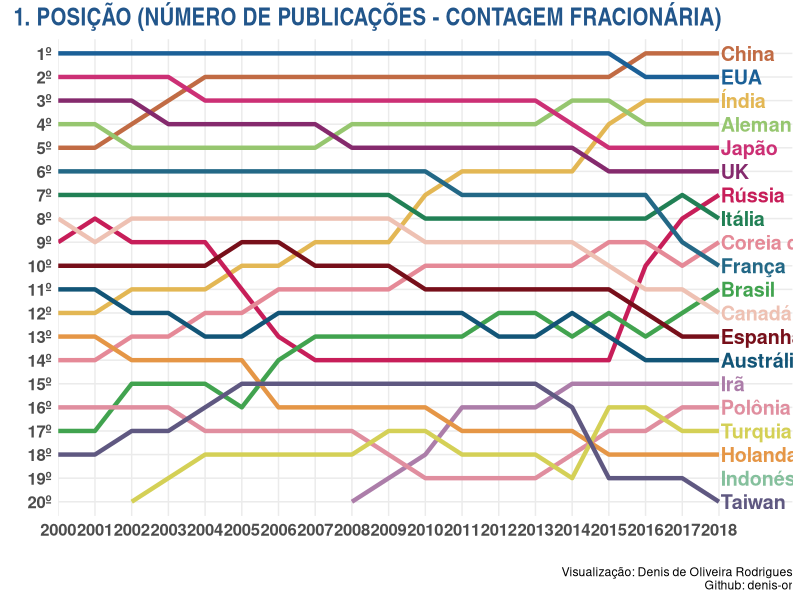

This chart was generated by the following R code:
library(tibble)
library(ggplot2)
library(dplyr)
library(magrittr)

df <- tibble(País = c("Alemanha","Alemanha",
                      "Alemanha","Alemanha","Alemanha","Alemanha","Alemanha",
                      "Alemanha","Alemanha","Alemanha","Alemanha","Alemanha",
                      "Alemanha","Alemanha","Alemanha","Alemanha","Alemanha",
                      "Alemanha","Alemanha","Austrália","Austrália",
                      "Austrália","Austrália","Austrália","Austrália",
                      "Austrália","Austrália","Austrália","Austrália","Austrália",
                      "Austrália","Austrália","Austrália","Austrália",
                      "Austrália","Austrália","Austrália","Austrália","Brasil",
                      "Brasil","Brasil","Brasil","Brasil","Brasil","Brasil",
                      "Brasil","Brasil","Brasil","Brasil","Brasil",
                      "Brasil","Brasil","Brasil","Brasil","Brasil","Brasil",
                      "Brasil","Canadá","Canadá","Canadá","Canadá","Canadá",
                      "Canadá","Canadá","Canadá","Canadá","Canadá",
                      "Canadá","Canadá","Canadá","Canadá","Canadá","Canadá",
                      "Canadá","Canadá","Canadá","China","China","China",
                      "China","China","China","China","China","China","China",
                      "China","China","China","China","China","China",
                      "China","China","China","Coreia do Sul",
                      "Coreia do Sul","Coreia do Sul","Coreia do Sul","Coreia do Sul",
                      "Coreia do Sul","Coreia do Sul","Coreia do Sul",
                      "Coreia do Sul","Coreia do Sul","Coreia do Sul","Coreia do Sul",
                      "Coreia do Sul","Coreia do Sul","Coreia do Sul",
                      "Coreia do Sul","Coreia do Sul","Coreia do Sul",
                      "Coreia do Sul","Espanha","Espanha","Espanha","Espanha",
                      "Espanha","Espanha","Espanha","Espanha","Espanha",
                      "Espanha","Espanha","Espanha","Espanha","Espanha","Espanha",
                      "Espanha","Espanha","Espanha","Espanha","EUA","EUA",
                      "EUA","EUA","EUA","EUA","EUA","EUA","EUA","EUA",
                      "EUA","EUA","EUA","EUA","EUA","EUA","EUA","EUA",
                      "EUA","França","França","França","França","França",
                      "França","França","França","França","França",
                      "França","França","França","França","França","França",
                      "França","França","França","Holanda","Holanda","Holanda",
                      "Holanda","Holanda","Holanda","Holanda","Holanda",
                      "Holanda","Holanda","Holanda","Holanda","Holanda",
                      "Holanda","Holanda","Holanda","Holanda","Holanda",
                      "Holanda","Indonésia","Indonésia","Indonésia","Indonésia",
                      "Indonésia","Indonésia","Indonésia","Indonésia",
                      "Indonésia","Indonésia","Indonésia","Indonésia",
                      "Indonésia","Indonésia","Indonésia","Indonésia","Indonésia",
                      "Indonésia","Indonésia","Irã","Irã","Irã","Irã",
                      "Irã","Irã","Irã","Irã","Irã","Irã","Irã","Irã",
                      "Irã","Irã","Irã","Irã","Irã","Irã","Irã","Itália",
                      "Itália","Itália","Itália","Itália","Itália","Itália",
                      "Itália","Itália","Itália","Itália","Itália",
                      "Itália","Itália","Itália","Itália","Itália","Itália",
                      "Itália","Japão","Japão","Japão","Japão","Japão",
                      "Japão","Japão","Japão","Japão","Japão","Japão","Japão",
                      "Japão","Japão","Japão","Japão","Japão","Japão",
                      "Japão","Polônia","Polônia","Polônia","Polônia",
                      "Polônia","Polônia","Polônia","Polônia","Polônia",
                      "Polônia","Polônia","Polônia","Polônia","Polônia","Polônia",
                      "Polônia","Polônia","Polônia","Polônia","Rússia",
                      "Rússia","Rússia","Rússia","Rússia","Rússia","Rússia",
                      "Rússia","Rússia","Rússia","Rússia","Rússia",
                      "Rússia","Rússia","Rússia","Rússia","Rússia","Rússia",
                      "Rússia","Taiwan","Taiwan","Taiwan","Taiwan","Taiwan",
                      "Taiwan","Taiwan","Taiwan","Taiwan","Taiwan",
                      "Taiwan","Taiwan","Taiwan","Taiwan","Taiwan","Taiwan",
                      "Taiwan","Taiwan","Taiwan","Turquia","Turquia","Turquia",
                      "Turquia","Turquia","Turquia","Turquia","Turquia",
                      "Turquia","Turquia","Turquia","Turquia","Turquia",
                      "Turquia","Turquia","Turquia","Turquia","Turquia",
                      "Turquia","UK","UK","UK","UK","UK","UK","UK","UK",
                      "UK","UK","UK","UK","UK","UK","UK","UK","UK","UK",
                      "UK","Índia","Índia","Índia","Índia","Índia",
                      "Índia","Índia","Índia","Índia","Índia","Índia","Índia",
                      "Índia","Índia","Índia","Índia","Índia","Índia",
                      "Índia"),
             Ano = c(2014L,2015L,2000L,2001L,
                     2008L,2009L,2010L,2011L,2012L,2013L,2016L,2017L,
                     2018L,2002L,2003L,2004L,2005L,2006L,2007L,2000L,2001L,
                     2002L,2003L,2006L,2007L,2008L,2009L,2010L,2011L,
                     2014L,2004L,2005L,2012L,2013L,2015L,2016L,2017L,
                     2018L,2018L,2012L,2013L,2015L,2017L,2007L,2008L,
                     2009L,2010L,2011L,2014L,2016L,2006L,2002L,2003L,
                     2004L,2005L,2000L,2001L,2000L,2002L,2003L,2004L,
                     2005L,2006L,2007L,2008L,2009L,2001L,2010L,2011L,
                     2012L,2013L,2014L,2015L,2016L,2017L,2018L,2016L,2017L,
                     2018L,2004L,2005L,2006L,2007L,2008L,2009L,2010L,
                     2011L,2012L,2013L,2014L,2015L,2003L,2002L,2000L,
                     2001L,2015L,2016L,2018L,2010L,2011L,2012L,2013L,
                     2014L,2017L,2006L,2007L,2008L,2009L,2004L,2005L,
                     2002L,2003L,2000L,2001L,2005L,2006L,2000L,2001L,
                     2002L,2003L,2004L,2007L,2008L,2009L,2010L,2011L,
                     2012L,2013L,2014L,2015L,2016L,2017L,2018L,2000L,2001L,
                     2002L,2003L,2004L,2005L,2006L,2007L,2008L,2009L,
                     2010L,2011L,2012L,2013L,2014L,2015L,2016L,2017L,
                     2018L,2000L,2001L,2002L,2003L,2004L,2005L,2006L,
                     2007L,2008L,2009L,2010L,2011L,2012L,2013L,2014L,
                     2015L,2016L,2017L,2018L,2000L,2001L,2002L,2003L,
                     2004L,2005L,2006L,2007L,2008L,2009L,2010L,2011L,
                     2012L,2013L,2014L,2015L,2016L,2017L,2018L,2018L,2000L,
                     2001L,2002L,2003L,2004L,2005L,2006L,2007L,2008L,
                     2009L,2010L,2011L,2012L,2013L,2014L,2015L,2016L,
                     2017L,2014L,2015L,2016L,2017L,2018L,2011L,2012L,
                     2013L,2010L,2009L,2008L,2000L,2001L,2002L,2003L,
                     2004L,2005L,2006L,2007L,2000L,2001L,2002L,2003L,
                     2004L,2005L,2006L,2007L,2008L,2009L,2017L,2010L,
                     2011L,2012L,2013L,2014L,2015L,2016L,2018L,2000L,2001L,
                     2002L,2003L,2004L,2005L,2006L,2007L,2008L,2009L,
                     2010L,2011L,2012L,2013L,2014L,2015L,2016L,2017L,
                     2018L,2000L,2001L,2002L,2003L,2017L,2018L,2004L,
                     2005L,2006L,2007L,2008L,2015L,2016L,2009L,2014L,
                     2010L,2011L,2012L,2013L,2018L,2001L,2017L,2000L,
                     2002L,2003L,2004L,2016L,2005L,2006L,2007L,2008L,
                     2009L,2010L,2011L,2012L,2013L,2014L,2015L,2005L,2006L,
                     2007L,2008L,2009L,2010L,2011L,2012L,2013L,2004L,
                     2014L,2002L,2003L,2000L,2001L,2015L,2016L,2017L,
                     2018L,2015L,2016L,2009L,2010L,2017L,2018L,2004L,
                     2005L,2006L,2007L,2008L,2011L,2012L,2013L,2003L,
                     2014L,2002L,2000L,2001L,2000L,2001L,2002L,2003L,
                     2004L,2005L,2006L,2007L,2008L,2009L,2010L,2011L,
                     2012L,2013L,2014L,2015L,2016L,2017L,2018L,2016L,2017L,
                     2018L,2015L,2011L,2012L,2013L,2014L,2010L,2007L,
                     2008L,2009L,2005L,2006L,2002L,2003L,2004L,2000L,
                     2001L),
             Posição = c("3º","3º","4º","4º","4º",
                         "4º","4º","4º","4º","4º","4º","4º","4º","5º","5º",
                         "5º","5º","5º","5º","11º","11º","12º","12º",
                         "12º","12º","12º","12º","12º","12º","12º","13º",
                         "13º","13º","13º","13º","14º","14º","14º","11º","12º",
                         "12º","12º","12º","13º","13º","13º","13º","13º",
                         "13º","13º","14º","15º","15º","15º","16º","17º",
                         "17º","8º","8º","8º","8º","8º","8º","8º","8º",
                         "8º","9º","9º","9º","9º","9º","9º","10º","11º",
                         "11º","12º","1º","1º","1º","2º","2º","2º","2º","2º",
                         "2º","2º","2º","2º","2º","2º","2º","3º","4º",
                         "5º","5º","9º","9º","9º","10º","10º","10º","10º",
                         "10º","10º","11º","11º","11º","11º","12º","12º",
                         "13º","13º","14º","14º","9º","9º","10º","10º",
                         "10º","10º","10º","10º","10º","10º","11º","11º","11º",
                         "11º","11º","11º","12º","13º","13º","1º","1º",
                         "1º","1º","1º","1º","1º","1º","1º","1º","1º","1º",
                         "1º","1º","1º","1º","2º","2º","2º","6º","6º",
                         "6º","6º","6º","6º","6º","6º","6º","6º","6º","7º",
                         "7º","7º","7º","7º","7º","9º","10º","13º","13º",
                         "14º","14º","14º","14º","16º","16º","16º","16º",
                         "16º","17º","17º","17º","17º","18º","18º","18º",
                         "18º","19º",NA,NA,NA,NA,NA,NA,NA,NA,NA,NA,NA,
                         NA,NA,NA,NA,NA,NA,"21º","15º","15º","15º",
                         "15º","15º","16º","16º","16º","18º","19º","20º",NA,
                         NA,NA,NA,NA,NA,NA,NA,"7º","7º","7º","7º","7º",
                         "7º","7º","7º","7º","7º","7º","8º","8º","8º",
                         "8º","8º","8º","8º","8º","2º","2º","2º","2º","3º",
                         "3º","3º","3º","3º","3º","3º","3º","3º","3º",
                         "4º","5º","5º","5º","5º","16º","16º","16º","16º",
                         "16º","16º","17º","17º","17º","17º","17º","17º",
                         "17º","18º","18º","19º","19º","19º","19º","7º","8º",
                         "8º","9º","9º","9º","9º","10º","11º","13º","14º",
                         "14º","14º","14º","14º","14º","14º","14º","14º",
                         "15º","15º","15º","15º","15º","15º","15º","15º",
                         "15º","16º","16º","17º","17º","18º","18º","19º",
                         "19º","19º","20º","16º","16º","17º","17º","17º",
                         "17º","18º","18º","18º","18º","18º","18º","18º",
                         "18º","19º","19º","20º",NA,NA,"3º","3º","3º","4º",
                         "4º","4º","4º","4º","5º","5º","5º","5º","5º",
                         "5º","5º","6º","6º","6º","6º","3º","3º","3º","4º",
                         "6º","6º","6º","6º","7º","9º","9º","9º","10º",
                         "10º","11º","11º","11º","12º","12º")
)



cores <- c("#C16B44","#1B6097","#E3B754","#96C66F","#CC3075","#852A6D","#C71E59","#218055","#E58997","#236886",
           "#41A34F","#EEC1B3","#770F1A","#125577","#AC7DA9","#E08E9F","#D4D056","#E59646","#85C09D","#5F5881")

rotulo <- c("China","EUA","Índia","Alemanha","Japão","UK","Rússia","Itália","Coreia do Sul", "França","Brasil",
            "Canadá","Espanha","Austrália","Irã","Polônia","Turquia","Holanda","Indonésia","Taiwan")

posicao <- c("1º","2º","3º","4º","5º","6º","7º","8º","9º","10º",
             "11º","12º","13º","14º","15º","16º","17º","18º","19º","20º")

df <- df %>% mutate(Posição = factor(Posição, levels = posicao),
                    País = factor(País, levels = rotulo)) %>% 
  filter(!is.na(Posição))



ggplot(df, aes(x= Ano, y = forcats::fct_rev(Posição), group = País, colour = País))+
  geom_line(size = 1.5, show.legend = F)+
  geom_text(data = df %>% filter(Ano == 2018), aes(label = País, color = País), hjust = 0, nudge_x = 0.05, fontface="bold", size = 5, show.legend = F) +
  scale_x_continuous(breaks = seq(2000,2018,1), expand = c(0,0)) +
  scale_colour_manual(values = cores) +
  labs(x = "", y = "", title = " 1. POSIÇÃO (NÚMERO DE PUBLICAÇÕES - CONTAGEM FRACIONÁRIA) ",
       caption = "Visualização: Denis de Oliveira Rodrigues\nGithub: denis-or") + expand_limits(x=2020)+
  theme_minimal()+
  theme(plot.title = element_text(size = 18, face = "bold", color = "#22568B", family = "Arial Narrow"),
        plot.title.position = "plot",
        panel.grid.minor.x = element_blank(),
        panel.grid.minor.y = element_blank(),
        panel.grid.major.x = element_line(),
        axis.text = element_text(size = 12, face = "bold"))


